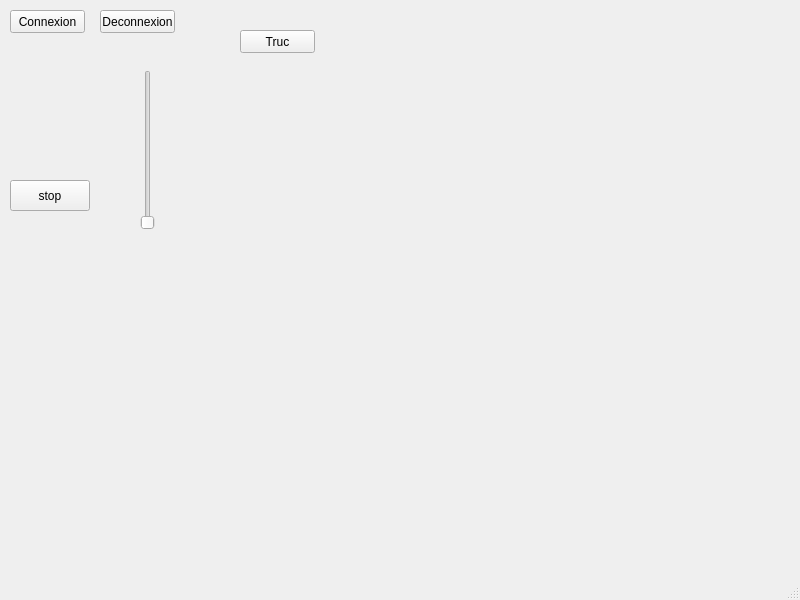
<?xml version="1.0" encoding="UTF-8"?>
<ui version="4.0">
 <class>MainWindow</class>
 <widget class="QMainWindow" name="MainWindow">
  <property name="geometry">
   <rect>
    <x>0</x>
    <y>0</y>
    <width>800</width>
    <height>600</height>
   </rect>
  </property>
  <property name="windowTitle">
   <string>MainWindow</string>
  </property>
  <widget class="QWidget" name="centralwidget">
   <widget class="QPushButton" name="DisconnectButton">
    <property name="geometry">
     <rect>
      <x>100</x>
      <y>10</y>
      <width>75</width>
      <height>23</height>
     </rect>
    </property>
    <property name="text">
     <string>Deconnexion</string>
    </property>
   </widget>
   <widget class="QPushButton" name="ConnectButton">
    <property name="geometry">
     <rect>
      <x>10</x>
      <y>10</y>
      <width>75</width>
      <height>23</height>
     </rect>
    </property>
    <property name="text">
     <string>Connexion</string>
    </property>
   </widget>
   <widget class="QPushButton" name="Truc">
    <property name="geometry">
     <rect>
      <x>240</x>
      <y>30</y>
      <width>75</width>
      <height>23</height>
     </rect>
    </property>
    <property name="text">
     <string>Truc</string>
    </property>
   </widget>
   <widget class="QPushButton" name="stop">
    <property name="geometry">
     <rect>
      <x>10</x>
      <y>180</y>
      <width>80</width>
      <height>31</height>
     </rect>
    </property>
    <property name="text">
     <string>stop</string>
    </property>
   </widget>
   <widget class="QSlider" name="power">
    <property name="geometry">
     <rect>
      <x>140</x>
      <y>70</y>
      <width>16</width>
      <height>160</height>
     </rect>
    </property>
    <property name="maximum">
     <number>239</number>
    </property>
    <property name="orientation">
     <enum>Qt::Vertical</enum>
    </property>
   </widget>
  </widget>
  <widget class="QMenuBar" name="menubar">
   <property name="geometry">
    <rect>
     <x>0</x>
     <y>0</y>
     <width>800</width>
     <height>21</height>
    </rect>
   </property>
  </widget>
  <widget class="QStatusBar" name="statusbar"/>
 </widget>
 <resources/>
 <connections/>
</ui>
